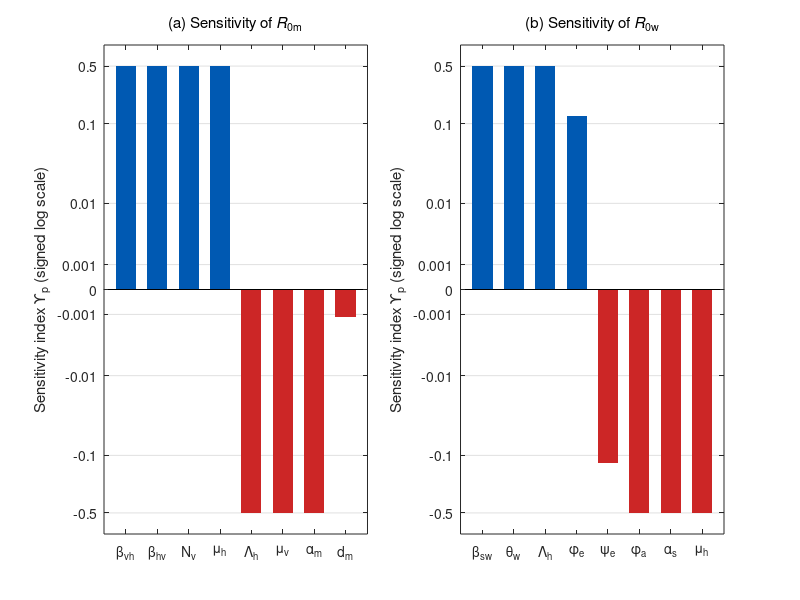

Source code (MATLAB):
%% =====================================================================
%  Figure 4: normalised forward sensitivity indices of R0m and R0w
%  Manuscript: "A Fuzzy Mathematical Framework for Integrated Control
%  of Soil-Transmitted Helminth and Malaria Co-infection under Parameter
%  Uncertainty".
%  Standalone script: running it produces one figure (Fig04_Sensitivity.png).
%  Bars are drawn on a signed logarithmic axis so that small indices
%  (e.g. d_m) are visible; tick labels give the true index values.
%  Tested in MATLAB-compatible syntax (also runs in GNU Octave >= 6).
%% =====================================================================
clear; close all; clc;

%% ---------------- Model parameters (Table 1) ----------------
Ncen  = 421119;      % Magu District Council population, 2022 census (NBS 2022)
P.mu  = 1/(67.2*365); % natural mortality: life expectancy 67.2 years (AfDB 2025)
P.Lam = P.mu*Ncen;   % human recruitment rate (persons day^-1), = 17.17
P.muv = 0.1429;      % mosquito mortality rate (day^-1)
P.bvh = 0.8;         % vector-to-human effective transmission rate (day^-1)
P.bhv = 0.8;         % human-to-vector effective transmission rate (day^-1)
P.bsw = 4.6e-7;      % environmental STH transmission rate (larva^-1 day^-1)
P.am  = 0.038;       % malaria recovery rate (day^-1)
P.als = 1/28;        % STH recovery (treatment) rate (day^-1)
P.asm = 0.005;       % simultaneous clearance rate of co-infection (day^-1)
P.dm  = 8.66e-5;     % malaria-induced death rate (day^-1)
P.sm  = 0.005;       % waning rate of malaria immunity (day^-1)
P.thw = 0.09;        % egg shedding rate (eggs person^-1 day^-1, scaled)
P.pse = 0.033;       % egg mortality rate (day^-1)
P.phe = 0.1;         % egg-to-L3 maturation rate (day^-1)
P.pha = 0.033;       % L3 larval mortality rate (day^-1)
P.ka  = 1.5;         % co-infection susceptibility modifier (-)
P.eta = 1.2;         % co-infection infectiousness modifier (-)
P.eps = 0.8;         % co-infection treatment-efficacy factor (-)
P.Nv  = 5e4;         % constant adult female mosquito population
Nst   = P.Lam/P.mu;  % disease-free human population

%% ---------------- Triangular fuzzy numbers (Table 2) ----------------
TFN.bvh = [0.6    0.8    1.0   ];
TFN.bsw = [2.5e-7 4.6e-7 7.0e-7];
TFN.am  = [1/42   0.038  1/14  ];
TFN.als = [1/42   1/28   1/14  ];
alphas  = [0 0.25 0.5 0.75 1];
cutL = @(v,a) v(1) + a*(v(2)-v(1));     % lower end of alpha-cut
cutU = @(v,a) v(3) - a*(v(3)-v(2));     % upper end of alpha-cut

%% ---------------- Reproduction numbers (Sect. 2.5) ----------------
R0m = @(bvh,am,u1,km) sqrt(bvh*(1-u1)*P.bhv*(1-u1)*P.Nv*P.mu ./ ...
                          (P.Lam*P.muv*(P.mu+km*am+P.dm)));
R0w = @(bsw,als,u2,ks) sqrt(bsw*(1-u2)*P.thw*P.phe*P.Lam ./ ...
                          (P.mu*P.pha*(P.pse+P.phe)*(P.mu+ks*als)));

%% ---------------- Analytical sensitivity indices (Table 3) ----------------
k1 = P.mu+P.am+P.dm; k2 = P.mu+P.als; k5 = P.pse+P.phe;
namesM = {'\beta_{vh}','\beta_{hv}','N_v','\mu_h','\Lambda_h','\mu_v','\alpha_m','d_m'};
valsM  = [0.5, 0.5, 0.5, 0.5*(1-P.mu/k1), -0.5, -0.5, -0.5*P.am/k1, -0.5*P.dm/k1];
namesW = {'\beta_{sw}','\theta_w','\Lambda_h','\phi_e','\psi_e','\phi_a','\alpha_s','\mu_h'};
valsW  = [0.5, 0.5, 0.5, 0.5*P.pse/k5, -0.5*P.pse/k5, -0.5, -0.5*P.als/k2, -0.5*(1+P.mu/k2)];
fprintf('R0m indices:\n'); for i=1:numel(valsM), fprintf('  %-10s % .4f\n',namesM{i},valsM(i)); end
fprintf('R0w indices:\n'); for i=1:numel(valsW), fprintf('  %-10s % .4f\n',namesW{i},valsW(i)); end
%% ---------------- Plot on a signed logarithmic scale ----------------
% d_m has index -0.0011, too small to see on a linear axis. Bar heights use
% the transform T(v) = sign(v)*log10(1+|v|/c), which is linear near zero and
% logarithmic for larger |v|; tick labels show the true values.
c    = 1e-3;                                   % linear-to-log transition
T    = @(v) sign(v).*log10(1+abs(v)/c);
tkv  = [-0.5 -0.1 -0.01 -0.001 0 0.001 0.01 0.1 0.5];   % true tick values
tkl  = {'-0.5','-0.1','-0.01','-0.001','0','0.001','0.01','0.1','0.5'};
ymax = T(0.9);
figure('Color','w','Units','centimeters','Position',[2 2 26 10]);
dat = {valsM, valsW}; nm = {namesM, namesW};
ttl = {'(a) Sensitivity of \it{R}\rm_{0m}','(b) Sensitivity of \it{R}\rm_{0w}'};
for pnl = 1:2
    subplot(1,2,pnl); hold on; box on;
    v = dat{pnl};
    for k = 1:numel(tkv)                       % horizontal grid at true ticks
        plot([0 numel(v)+1],[T(tkv(k)) T(tkv(k))],'-','Color',[0.88 0.88 0.88]);
    end
    for i = 1:numel(v)
        if v(i) >= 0, col = [0.00 0.35 0.70]; 
        else,         col = [0.80 0.15 0.15];  end
        h = T(v(i));
        fill([i-0.32 i+0.32 i+0.32 i-0.32],[0 0 h h], col, 'EdgeColor', 'none');
    end
    plot([0 numel(v)+1],[0 0],'k-');
    set(gca,'XTick',1:numel(v),'XTickLabel',nm{pnl},'FontSize',10, ...
        'YTick',T(tkv),'YTickLabel',tkl,'Layer','top');
    xlim([0.3 numel(v)+0.7]); ylim([-ymax ymax]);
    ylabel('Sensitivity index \Upsilon_p (signed log scale)');
    title(ttl{pnl},'FontWeight','normal');
end
print(gcf,'Fig04_Sensitivity','-dpng','-r300'); fprintf('Figure saved as Fig04_Sensitivity.png\n');
